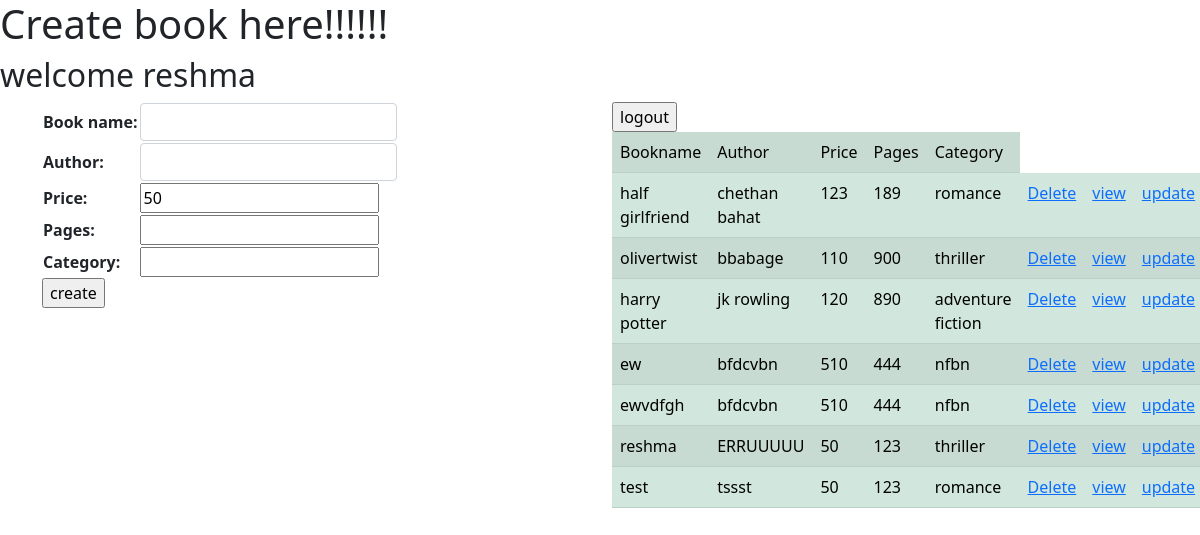
The page /book/create/ (signed in) on the database its author committed.
### book/models.py (models this page shows)
class Book(models.Model):
    book_name=models.CharField(max_length=120,unique=True)
    author=models.CharField(max_length=120)
    price=models.IntegerField(default=50)
    pages=models.IntegerField()
    category=models.CharField(max_length=120)
    def __str__(self):
        return  self.book_name

### book/views.py (the view, shortened to what this page needs)
# urls.py: path("create/",book_create,name='create'),
def book_create(request):
    form=BookCreateForm()
    context= {}
    context['form']=form
    books=Book.objects.all()
    context["books"]=books
    return render(request,"book/bookcreate.html",context)

### book/forms.py (shortened to what this page needs)
class BookCreateForm(ModelForm):
    class Meta:
        model=Book
        fields='__all__'
        widgets={
            'book_name':forms.TextInput(attrs={'class':"form-control"}),
            'author':forms.TextInput(attrs={'class':"form-control"})
        }

### book/templates/book/bookcreate.html (shortened to what this page needs)
<!DOCTYPE html>
<html lang="en">
<head>
<link href="https://cdn.jsdelivr.net/npm/bootstrap@5.0.0-beta3/dist/css/bootstrap.min.css" rel="stylesheet">
</head>
<body>
<h1>Create book here!!!!!!</h1>
<h2>welcome {{request.user}}</h2>
<div class="container">
    <div class="row">
        <div class="col-6">
<form action="" method="post">
    <table >
    {{form.as_table}}
    </table>
    <input type="submit" value="create"><br>
</form>
</div>
    <div class="col-6">
        <form method="post" action="{% url 'logout'%}">
            <input type="submit" value="logout">
    <table class="table table-success table-striped">
        <tr>
            <td>Bookname</td>
             <td>Author</td>
             <td>Price</td>
            <td>Pages</td>
            <td>Category</td>
        </tr>
        {%for book in books%}
        <tr>
            <td>{{book.book_name}}</td>
            <td>{{book.author}}</td>
            <td>{{book.price}}</td>
            <td>{{book.pages}}</td>
            <td>{{book.category}}</td>
            <td><a href="{%url 'delete' book.id%}">Delete</a>
            <td><a href="{%url 'detail' book.id%}">view</a></td>
            <td><a href="{%url 'update' book.id%}">update</a></td>
        </tr>
        {% endfor %}
    </table>
            </form>
    </div>
</div>
</div>
</body>
</html>

### rows shown on the page
Book: book_name "half girlfriend", author "chethan bahat", price "123", pages "189", category "romance"
Book: book_name "olivertwist", author "bbabage", price "110", pages "900", category "thriller"
Book: book_name "harry potter", author "jk rowling", price "120", pages "890", category "adventure fiction"
Book: book_name "ew", author "bfdcvbn", price "510", pages "444", category "nfbn"
Book: book_name "ewvdfgh", author "bfdcvbn", price "510", pages "444", category "nfbn"
Book: book_name "reshma", author "ERRUUUUU", price "50", pages "123", category "thriller"
Book: book_name "test", author "tssst", price "50", pages "123", category "romance"

### other values the page prints
{{ request.user }} "reshma"
